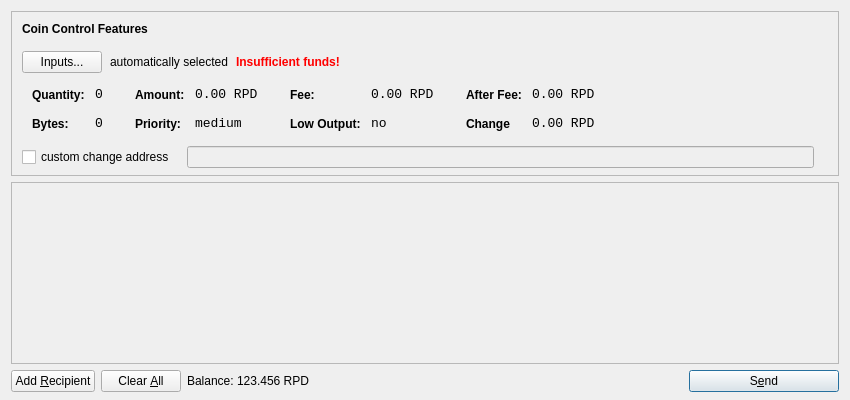
<?xml version="1.0" encoding="UTF-8"?>
<ui version="4.0">
 <class>SendCoinsDialog</class>
 <widget class="QDialog" name="SendCoinsDialog">
  <property name="geometry">
   <rect>
    <x>0</x>
    <y>0</y>
    <width>850</width>
    <height>400</height>
   </rect>
  </property>
  <property name="windowTitle">
   <string>Send Coins</string>
  </property>
  <layout class="QVBoxLayout" name="verticalLayout" stretch="0,1,0">
   <property name="bottomMargin">
    <number>8</number>
   </property>
   <item>
    <widget class="QFrame" name="frameCoinControl">
     <property name="sizePolicy">
      <sizepolicy hsizetype="Expanding" vsizetype="Expanding">
       <horstretch>0</horstretch>
       <verstretch>0</verstretch>
      </sizepolicy>
     </property>
     <property name="maximumSize">
      <size>
       <width>16777215</width>
       <height>16777215</height>
      </size>
     </property>
     <property name="frameShape">
      <enum>QFrame::StyledPanel</enum>
     </property>
     <property name="frameShadow">
      <enum>QFrame::Sunken</enum>
     </property>
     <layout class="QVBoxLayout" name="verticalLayoutCoinControl2">
      <property name="spacing">
       <number>-1</number>
      </property>
      <property name="leftMargin">
       <number>0</number>
      </property>
      <property name="topMargin">
       <number>0</number>
      </property>
      <property name="rightMargin">
       <number>0</number>
      </property>
      <property name="bottomMargin">
       <number>6</number>
      </property>
      <item>
       <layout class="QVBoxLayout" name="verticalLayoutCoinControl" stretch="0,0,0,0,1">
        <property name="spacing">
         <number>0</number>
        </property>
        <property name="leftMargin">
         <number>10</number>
        </property>
        <property name="topMargin">
         <number>10</number>
        </property>
        <item>
         <layout class="QHBoxLayout" name="horizontalLayoutCoinControl1">
          <property name="bottomMargin">
           <number>15</number>
          </property>
          <item>
           <widget class="QLabel" name="labelCoinControlFeatures">
            <property name="sizePolicy">
             <sizepolicy hsizetype="Preferred" vsizetype="Maximum">
              <horstretch>0</horstretch>
              <verstretch>0</verstretch>
             </sizepolicy>
            </property>
            <property name="font">
             <font>
              <weight>75</weight>
              <bold>true</bold>
             </font>
            </property>
            <property name="styleSheet">
             <string notr="true">font-weight:bold;</string>
            </property>
            <property name="text">
             <string>Coin Control Features</string>
            </property>
           </widget>
          </item>
         </layout>
        </item>
        <item>
         <layout class="QHBoxLayout" name="horizontalLayoutCoinControl2" stretch="0,0,0,0">
          <property name="spacing">
           <number>8</number>
          </property>
          <property name="bottomMargin">
           <number>10</number>
          </property>
          <item>
           <widget class="QPushButton" name="pushButtonCoinControl">
            <property name="styleSheet">
             <string notr="true"/>
            </property>
            <property name="text">
             <string>Inputs...</string>
            </property>
           </widget>
          </item>
          <item>
           <widget class="QLabel" name="labelCoinControlAutomaticallySelected">
            <property name="text">
             <string>automatically selected</string>
            </property>
            <property name="margin">
             <number>5</number>
            </property>
           </widget>
          </item>
          <item>
           <widget class="QLabel" name="labelCoinControlInsuffFunds">
            <property name="font">
             <font>
              <weight>75</weight>
              <bold>true</bold>
             </font>
            </property>
            <property name="styleSheet">
             <string notr="true">color:red;font-weight:bold;</string>
            </property>
            <property name="text">
             <string>Insufficient funds!</string>
            </property>
            <property name="margin">
             <number>5</number>
            </property>
           </widget>
          </item>
          <item>
           <spacer name="horizontalSpacerCoinControl">
            <property name="orientation">
             <enum>Qt::Horizontal</enum>
            </property>
            <property name="sizeHint" stdset="0">
             <size>
              <width>40</width>
              <height>1</height>
             </size>
            </property>
           </spacer>
          </item>
         </layout>
        </item>
        <item>
         <widget class="QWidget" name="widgetCoinControl" native="true">
          <property name="sizePolicy">
           <sizepolicy hsizetype="Preferred" vsizetype="Preferred">
            <horstretch>0</horstretch>
            <verstretch>0</verstretch>
           </sizepolicy>
          </property>
          <property name="minimumSize">
           <size>
            <width>0</width>
            <height>0</height>
           </size>
          </property>
          <property name="styleSheet">
           <string notr="true"/>
          </property>
          <layout class="QHBoxLayout" name="horizontalLayoutCoinControl5">
           <property name="margin">
            <number>0</number>
           </property>
           <item>
            <layout class="QHBoxLayout" name="horizontalLayoutCoinControl3" stretch="0,0,0,1">
             <property name="spacing">
              <number>20</number>
             </property>
             <property name="topMargin">
              <number>0</number>
             </property>
             <property name="bottomMargin">
              <number>10</number>
             </property>
             <item>
              <layout class="QFormLayout" name="formLayoutCoinControl1">
               <property name="horizontalSpacing">
                <number>10</number>
               </property>
               <property name="verticalSpacing">
                <number>14</number>
               </property>
               <property name="leftMargin">
                <number>10</number>
               </property>
               <property name="topMargin">
                <number>4</number>
               </property>
               <property name="rightMargin">
                <number>6</number>
               </property>
               <item row="0" column="0">
                <widget class="QLabel" name="labelCoinControlQuantityText">
                 <property name="styleSheet">
                  <string notr="true">font-weight:bold;</string>
                 </property>
                 <property name="text">
                  <string>Quantity:</string>
                 </property>
                 <property name="margin">
                  <number>0</number>
                 </property>
                </widget>
               </item>
               <item row="0" column="1">
                <widget class="QLabel" name="labelCoinControlQuantity">
                 <property name="font">
                  <font>
                   <family>Monospace</family>
                   <pointsize>10</pointsize>
                  </font>
                 </property>
                 <property name="cursor">
                  <cursorShape>IBeamCursor</cursorShape>
                 </property>
                 <property name="contextMenuPolicy">
                  <enum>Qt::ActionsContextMenu</enum>
                 </property>
                 <property name="text">
                  <string>0</string>
                 </property>
                 <property name="margin">
                  <number>0</number>
                 </property>
                 <property name="textInteractionFlags">
                  <set>Qt::LinksAccessibleByMouse|Qt::TextSelectableByKeyboard|Qt::TextSelectableByMouse</set>
                 </property>
                </widget>
               </item>
               <item row="1" column="0">
                <widget class="QLabel" name="labelCoinControlBytesText">
                 <property name="styleSheet">
                  <string notr="true">font-weight:bold;</string>
                 </property>
                 <property name="text">
                  <string>Bytes:</string>
                 </property>
                </widget>
               </item>
               <item row="1" column="1">
                <widget class="QLabel" name="labelCoinControlBytes">
                 <property name="font">
                  <font>
                   <family>Monospace</family>
                   <pointsize>10</pointsize>
                  </font>
                 </property>
                 <property name="cursor">
                  <cursorShape>IBeamCursor</cursorShape>
                 </property>
                 <property name="contextMenuPolicy">
                  <enum>Qt::ActionsContextMenu</enum>
                 </property>
                 <property name="text">
                  <string>0</string>
                 </property>
                 <property name="textInteractionFlags">
                  <set>Qt::LinksAccessibleByMouse|Qt::TextSelectableByKeyboard|Qt::TextSelectableByMouse</set>
                 </property>
                </widget>
               </item>
              </layout>
             </item>
             <item>
              <layout class="QFormLayout" name="formLayoutCoinControl2">
               <property name="horizontalSpacing">
                <number>10</number>
               </property>
               <property name="verticalSpacing">
                <number>14</number>
               </property>
               <property name="leftMargin">
                <number>6</number>
               </property>
               <property name="topMargin">
                <number>4</number>
               </property>
               <property name="rightMargin">
                <number>6</number>
               </property>
               <item row="0" column="0">
                <widget class="QLabel" name="labelCoinControlAmountText">
                 <property name="styleSheet">
                  <string notr="true">font-weight:bold;</string>
                 </property>
                 <property name="text">
                  <string>Amount:</string>
                 </property>
                 <property name="margin">
                  <number>0</number>
                 </property>
                </widget>
               </item>
               <item row="0" column="1">
                <widget class="QLabel" name="labelCoinControlAmount">
                 <property name="font">
                  <font>
                   <family>Monospace</family>
                   <pointsize>10</pointsize>
                  </font>
                 </property>
                 <property name="cursor">
                  <cursorShape>IBeamCursor</cursorShape>
                 </property>
                 <property name="contextMenuPolicy">
                  <enum>Qt::ActionsContextMenu</enum>
                 </property>
                 <property name="text">
                  <string>0.00 RPD</string>
                 </property>
                 <property name="textInteractionFlags">
                  <set>Qt::LinksAccessibleByMouse|Qt::TextSelectableByKeyboard|Qt::TextSelectableByMouse</set>
                 </property>
                </widget>
               </item>
               <item row="1" column="0">
                <widget class="QLabel" name="labelCoinControlPriorityText">
                 <property name="styleSheet">
                  <string notr="true">font-weight:bold;</string>
                 </property>
                 <property name="text">
                  <string>Priority:</string>
                 </property>
                </widget>
               </item>
               <item row="1" column="1">
                <widget class="QLabel" name="labelCoinControlPriority">
                 <property name="font">
                  <font>
                   <family>Monospace</family>
                   <pointsize>10</pointsize>
                  </font>
                 </property>
                 <property name="cursor">
                  <cursorShape>IBeamCursor</cursorShape>
                 </property>
                 <property name="contextMenuPolicy">
                  <enum>Qt::ActionsContextMenu</enum>
                 </property>
                 <property name="text">
                  <string>medium</string>
                 </property>
                 <property name="textInteractionFlags">
                  <set>Qt::LinksAccessibleByMouse|Qt::TextSelectableByKeyboard|Qt::TextSelectableByMouse</set>
                 </property>
                </widget>
               </item>
              </layout>
             </item>
             <item>
              <layout class="QFormLayout" name="formLayoutCoinControl3">
               <property name="horizontalSpacing">
                <number>10</number>
               </property>
               <property name="verticalSpacing">
                <number>14</number>
               </property>
               <property name="leftMargin">
                <number>6</number>
               </property>
               <property name="topMargin">
                <number>4</number>
               </property>
               <property name="rightMargin">
                <number>6</number>
               </property>
               <item row="0" column="0">
                <widget class="QLabel" name="labelCoinControlFeeText">
                 <property name="styleSheet">
                  <string notr="true">font-weight:bold;</string>
                 </property>
                 <property name="text">
                  <string>Fee:</string>
                 </property>
                 <property name="margin">
                  <number>0</number>
                 </property>
                </widget>
               </item>
               <item row="0" column="1">
                <widget class="QLabel" name="labelCoinControlFee">
                 <property name="font">
                  <font>
                   <family>Monospace</family>
                   <pointsize>10</pointsize>
                  </font>
                 </property>
                 <property name="cursor">
                  <cursorShape>IBeamCursor</cursorShape>
                 </property>
                 <property name="contextMenuPolicy">
                  <enum>Qt::ActionsContextMenu</enum>
                 </property>
                 <property name="text">
                  <string>0.00 RPD</string>
                 </property>
                 <property name="textInteractionFlags">
                  <set>Qt::LinksAccessibleByMouse|Qt::TextSelectableByKeyboard|Qt::TextSelectableByMouse</set>
                 </property>
                </widget>
               </item>
               <item row="1" column="0">
                <widget class="QLabel" name="labelCoinControlLowOutputText">
                 <property name="styleSheet">
                  <string notr="true">font-weight:bold;</string>
                 </property>
                 <property name="text">
                  <string>Low Output:</string>
                 </property>
                </widget>
               </item>
               <item row="1" column="1">
                <widget class="QLabel" name="labelCoinControlLowOutput">
                 <property name="font">
                  <font>
                   <family>Monospace</family>
                   <pointsize>10</pointsize>
                  </font>
                 </property>
                 <property name="cursor">
                  <cursorShape>IBeamCursor</cursorShape>
                 </property>
                 <property name="contextMenuPolicy">
                  <enum>Qt::ActionsContextMenu</enum>
                 </property>
                 <property name="text">
                  <string>no</string>
                 </property>
                 <property name="textInteractionFlags">
                  <set>Qt::LinksAccessibleByMouse|Qt::TextSelectableByKeyboard|Qt::TextSelectableByMouse</set>
                 </property>
                </widget>
               </item>
              </layout>
             </item>
             <item>
              <layout class="QFormLayout" name="formLayoutCoinControl4">
               <property name="horizontalSpacing">
                <number>10</number>
               </property>
               <property name="verticalSpacing">
                <number>14</number>
               </property>
               <property name="leftMargin">
                <number>6</number>
               </property>
               <property name="topMargin">
                <number>4</number>
               </property>
               <property name="rightMargin">
                <number>6</number>
               </property>
               <item row="0" column="0">
                <widget class="QLabel" name="labelCoinControlAfterFeeText">
                 <property name="styleSheet">
                  <string notr="true">font-weight:bold;</string>
                 </property>
                 <property name="text">
                  <string>After Fee:</string>
                 </property>
                 <property name="margin">
                  <number>0</number>
                 </property>
                </widget>
               </item>
               <item row="0" column="1">
                <widget class="QLabel" name="labelCoinControlAfterFee">
                 <property name="font">
                  <font>
                   <family>Monospace</family>
                   <pointsize>10</pointsize>
                  </font>
                 </property>
                 <property name="cursor">
                  <cursorShape>IBeamCursor</cursorShape>
                 </property>
                 <property name="contextMenuPolicy">
                  <enum>Qt::ActionsContextMenu</enum>
                 </property>
                 <property name="text">
                  <string>0.00 RPD</string>
                 </property>
                 <property name="textInteractionFlags">
                  <set>Qt::LinksAccessibleByMouse|Qt::TextSelectableByKeyboard|Qt::TextSelectableByMouse</set>
                 </property>
                </widget>
               </item>
               <item row="1" column="0">
                <widget class="QLabel" name="labelCoinControlChangeText">
                 <property name="styleSheet">
                  <string notr="true">font-weight:bold;</string>
                 </property>
                 <property name="text">
                  <string>Change</string>
                 </property>
                </widget>
               </item>
               <item row="1" column="1">
                <widget class="QLabel" name="labelCoinControlChange">
                 <property name="font">
                  <font>
                   <family>Monospace</family>
                   <pointsize>10</pointsize>
                  </font>
                 </property>
                 <property name="cursor">
                  <cursorShape>IBeamCursor</cursorShape>
                 </property>
                 <property name="contextMenuPolicy">
                  <enum>Qt::ActionsContextMenu</enum>
                 </property>
                 <property name="text">
                  <string>0.00 RPD</string>
                 </property>
                 <property name="textInteractionFlags">
                  <set>Qt::LinksAccessibleByMouse|Qt::TextSelectableByKeyboard|Qt::TextSelectableByMouse</set>
                 </property>
                </widget>
               </item>
              </layout>
             </item>
            </layout>
           </item>
          </layout>
         </widget>
        </item>
        <item>
         <layout class="QHBoxLayout" name="horizontalLayoutCoinControl4" stretch="0,0,0">
          <property name="spacing">
           <number>12</number>
          </property>
          <property name="sizeConstraint">
           <enum>QLayout::SetDefaultConstraint</enum>
          </property>
          <property name="topMargin">
           <number>5</number>
          </property>
          <property name="rightMargin">
           <number>5</number>
          </property>
          <item>
           <widget class="QCheckBox" name="checkBoxCoinControlChange">
            <property name="text">
             <string>custom change address</string>
            </property>
           </widget>
          </item>
          <item>
           <widget class="QLineEdit" name="lineEditCoinControlChange">
            <property name="enabled">
             <bool>false</bool>
            </property>
            <property name="sizePolicy">
             <sizepolicy hsizetype="Expanding" vsizetype="Fixed">
              <horstretch>0</horstretch>
              <verstretch>0</verstretch>
             </sizepolicy>
            </property>
           </widget>
          </item>
          <item>
           <widget class="QLabel" name="labelCoinControlChangeLabel">
            <property name="sizePolicy">
             <sizepolicy hsizetype="Preferred" vsizetype="Expanding">
              <horstretch>0</horstretch>
              <verstretch>0</verstretch>
             </sizepolicy>
            </property>
            <property name="minimumSize">
             <size>
              <width>0</width>
              <height>0</height>
             </size>
            </property>
            <property name="text">
             <string/>
            </property>
            <property name="margin">
             <number>3</number>
            </property>
           </widget>
          </item>
         </layout>
        </item>
        <item>
         <spacer name="verticalSpacerCoinControl">
          <property name="orientation">
           <enum>Qt::Vertical</enum>
          </property>
          <property name="sizeHint" stdset="0">
           <size>
            <width>800</width>
            <height>1</height>
           </size>
          </property>
         </spacer>
        </item>
       </layout>
      </item>
     </layout>
    </widget>
   </item>
   <item>
    <widget class="QScrollArea" name="scrollArea">
     <property name="widgetResizable">
      <bool>true</bool>
     </property>
     <widget class="QWidget" name="scrollAreaWidgetContents">
      <property name="geometry">
       <rect>
        <x>0</x>
        <y>0</y>
        <width>830</width>
        <height>165</height>
       </rect>
      </property>
      <layout class="QVBoxLayout" name="verticalLayout_2">
       <property name="margin">
        <number>0</number>
       </property>
       <item>
        <layout class="QVBoxLayout" name="entries">
         <property name="spacing">
          <number>6</number>
         </property>
        </layout>
       </item>
       <item>
        <spacer name="verticalSpacer">
         <property name="orientation">
          <enum>Qt::Vertical</enum>
         </property>
         <property name="sizeHint" stdset="0">
          <size>
           <width>20</width>
           <height>40</height>
          </size>
         </property>
        </spacer>
       </item>
      </layout>
     </widget>
    </widget>
   </item>
   <item>
    <layout class="QHBoxLayout" name="horizontalLayout">
     <item>
      <widget class="QPushButton" name="addButton">
       <property name="toolTip">
        <string>Send to multiple recipients at once</string>
       </property>
       <property name="text">
        <string>Add &amp;Recipient</string>
       </property>
       <property name="icon">
        <iconset resource="../bitcoin.qrc">
         <normaloff>:/icons/add</normaloff>:/icons/add</iconset>
       </property>
       <property name="autoDefault">
        <bool>false</bool>
       </property>
      </widget>
     </item>
     <item>
      <widget class="QPushButton" name="clearButton">
       <property name="sizePolicy">
        <sizepolicy hsizetype="Minimum" vsizetype="Fixed">
         <horstretch>0</horstretch>
         <verstretch>0</verstretch>
        </sizepolicy>
       </property>
       <property name="toolTip">
        <string>Remove all transaction fields</string>
       </property>
       <property name="text">
        <string>Clear &amp;All</string>
       </property>
       <property name="icon">
        <iconset resource="../bitcoin.qrc">
         <normaloff>:/icons/remove</normaloff>:/icons/remove</iconset>
       </property>
       <property name="autoRepeatDelay">
        <number>300</number>
       </property>
       <property name="autoDefault">
        <bool>false</bool>
       </property>
      </widget>
     </item>
     <item>
      <layout class="QHBoxLayout" name="horizontalLayout_2">
       <property name="spacing">
        <number>3</number>
       </property>
       <item>
        <widget class="QLabel" name="label">
         <property name="sizePolicy">
          <sizepolicy hsizetype="Preferred" vsizetype="Fixed">
           <horstretch>0</horstretch>
           <verstretch>0</verstretch>
          </sizepolicy>
         </property>
         <property name="text">
          <string>Balance:</string>
         </property>
        </widget>
       </item>
       <item>
        <widget class="QLabel" name="labelBalance">
         <property name="sizePolicy">
          <sizepolicy hsizetype="Preferred" vsizetype="Fixed">
           <horstretch>0</horstretch>
           <verstretch>0</verstretch>
          </sizepolicy>
         </property>
         <property name="cursor">
          <cursorShape>IBeamCursor</cursorShape>
         </property>
         <property name="text">
          <string>123.456 RPD</string>
         </property>
         <property name="textInteractionFlags">
          <set>Qt::LinksAccessibleByMouse|Qt::TextSelectableByKeyboard|Qt::TextSelectableByMouse</set>
         </property>
        </widget>
       </item>
      </layout>
     </item>
     <item>
      <spacer name="horizontalSpacer">
       <property name="orientation">
        <enum>Qt::Horizontal</enum>
       </property>
       <property name="sizeHint" stdset="0">
        <size>
         <width>40</width>
         <height>20</height>
        </size>
       </property>
      </spacer>
     </item>
     <item>
      <widget class="QPushButton" name="sendButton">
       <property name="minimumSize">
        <size>
         <width>150</width>
         <height>0</height>
        </size>
       </property>
       <property name="toolTip">
        <string>Confirm the send action</string>
       </property>
       <property name="text">
        <string>S&amp;end</string>
       </property>
       <property name="icon">
        <iconset resource="../bitcoin.qrc">
         <normaloff>:/icons/send</normaloff>:/icons/send</iconset>
       </property>
       <property name="default">
        <bool>true</bool>
       </property>
      </widget>
     </item>
    </layout>
   </item>
  </layout>
 </widget>
 <resources>
  <include location="../bitcoin.qrc"/>
 </resources>
 <connections/>
</ui>
